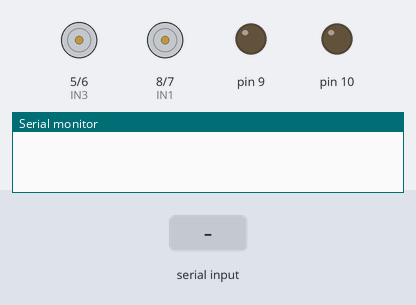
Bench run of a sketch on a simulated Arduino Uno, built with avr-gcc and run on an emulated ATmega328P. On the bench: motor-driver pin pairs drawn as motors (green arrow = first pin HIGH = forward, orange = second pin HIGH = backward, longer = more drive), output pins drawn as LEDs (lit = HIGH), the last lines printed to the serial monitor. The inputs (shaded band) are chosen by the test bench.

Above: at 1.2 s.
1.3 s: "walk" received over Serial
At 2.3 s:
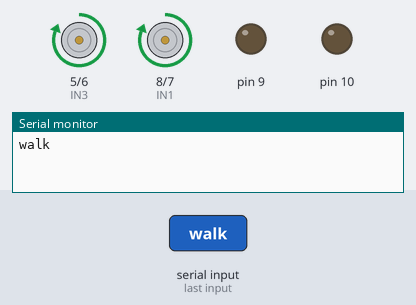
2.8 s: "back" received over Serial
At 3.5 s:
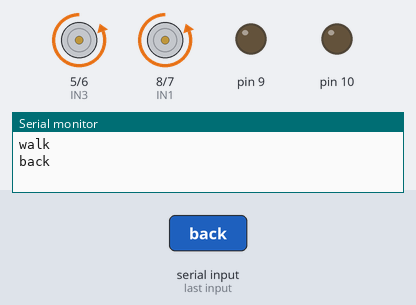
4.3 s: "right" received over Serial
At 5.0 s:
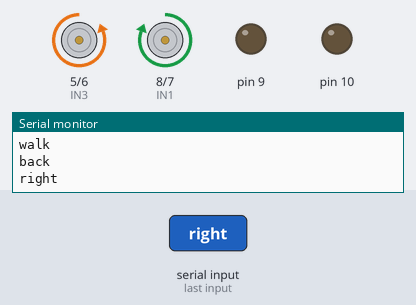
6.8 s: "left" received over Serial
At 7.6 s:
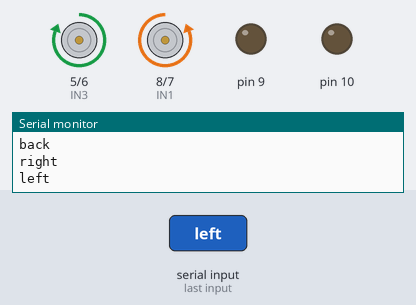
9.3 s: "right180" received over Serial
At 9.9 s:
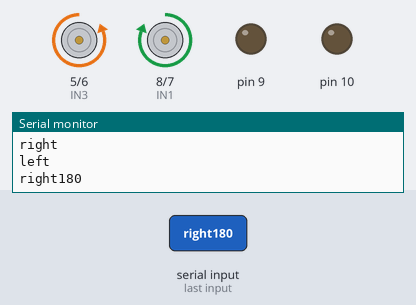
12.3 s: "right360" received over Serial
At 17.5 s:
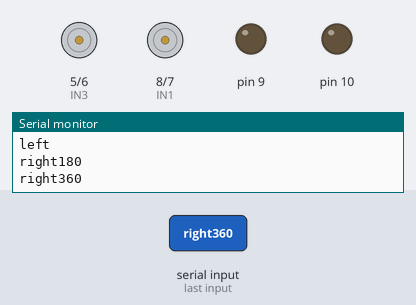
Timing chart, 0 to 17.8 s (numbered marks = the images above; inputs shaded):
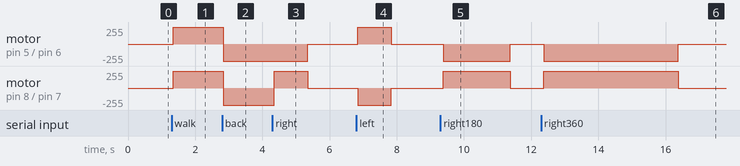

The sketch:

androbot.ino
```cpp
String voice;

int EN1 = 9;
int EN2 = 10;
int IN1 = 8;
int IN2 = 7;
int IN3 = 5;
int IN4 = 6;

void walk()
{
   digitalWrite(IN3,HIGH);
   digitalWrite(IN4,LOW);
   digitalWrite(IN1,HIGH);
   digitalWrite(IN2,LOW);

}

void back()
{
  digitalWrite(IN1,LOW);
  digitalWrite(IN2,HIGH);
  digitalWrite(IN3,LOW);
  digitalWrite(IN4,HIGH);

}


void right()
{
  digitalWrite(IN1,HIGH);
  digitalWrite(IN2,LOW);
  digitalWrite(IN3,LOW);
  digitalWrite(IN4,HIGH);
  delay(1000);
  digitalWrite(IN1,LOW);
  digitalWrite(IN4,LOW);
}

void right180()
{
  digitalWrite(IN1,HIGH);
  digitalWrite(IN2,LOW);
  digitalWrite(IN3,LOW);
  digitalWrite(IN4,HIGH);
  delay(2000);
  digitalWrite(IN1,LOW);
  digitalWrite(IN4,LOW);
}

void right360()
{
  digitalWrite(IN1,HIGH);
  digitalWrite(IN2,LOW);
  digitalWrite(IN3,LOW);
  digitalWrite(IN4,HIGH);
  delay(4000);
  digitalWrite(IN1,LOW);
  digitalWrite(IN4,LOW);
}

void left()
{
  digitalWrite(IN2,HIGH);
  digitalWrite(IN1,LOW);
  digitalWrite(IN4,LOW);
  digitalWrite(IN3,HIGH);
  delay(1000);
  digitalWrite(IN2,LOW);
  digitalWrite(IN3,LOW);
}

void left180()
{
  digitalWrite(IN2,HIGH);
  digitalWrite(IN1,LOW);
  digitalWrite(IN4,LOW);
  digitalWrite(IN3,HIGH);
  delay(2000);
  digitalWrite(IN2,LOW);
  digitalWrite(IN3,LOW);
}
void left360()
{
  digitalWrite(IN2,HIGH);
  digitalWrite(IN1,LOW);
  digitalWrite(IN4,LOW);
  digitalWrite(IN3,HIGH);
  delay(4000);
  digitalWrite(IN2,LOW);
  digitalWrite(IN3,LOW);
}

void allstop()
{

  digitalWrite(IN1,LOW);
  digitalWrite(IN4,LOW);
  digitalWrite(IN2,LOW);
  digitalWrite(IN3,LOW);
}

void setup()
{
  Serial.begin(9600);
  for(int i=5;i<=10;i++)  //For Arduino Motor driver
    pinMode(i, OUTPUT);  //set pin 5,6,7,8,9,10 to output mode
}

void loop()
{
  while (Serial.available())
  {  //Check if there is an available byte to read
  delay(10); //Delay added to make thing stable
  char c = Serial.read(); //Conduct a serial read
  if (c == '#') {break;} //Exit the loop when the # is detected after the word
  voice += c; //Shorthand for voice = voice + c
  }
  if (voice.length() > 0)
  {

    Serial.println(voice);


      if(voice == "walk")//assign the value on pressing which you want the led to blink
         {
             walk();

         }

      else if(voice=="back")//assign the value on pressing which you want the led to blink
         {

                 back();
         }
      else if(voice == "right")//assign the value on pressing which you want the led to blink
         {

                 right();
         }

       else if(voice == "left")//assign the value on pressing which you want the led to blink
         {
             left();
         }
        else if(voice == "right180")//assign the value on pressing which you want the led to blink
         {

                 right180();
         }


         else if(voice == "right360")//assign the value on pressing which you want the led to blink
         {
               right360();

         }

         else if(voice == "left180")//assign the value on pressing which you want the led to blink
         {
           left180();

          }

          else if(voice == "left360")//assign the value on pressing which you want the led to blink
         {
           left360();

          }


      else
        {

                  allstop();
         }
      voice="";
}
}
```

Measured:
- after the input at 1.3 s, motor on pin 5 (IN3) / pin 6 (IN4), motor on pin 8 (IN1) / pin 7 (IN2): stopped → forward 255/255 at once
- after the input at 2.8 s, motor on pin 5 (IN3) / pin 6 (IN4), motor on pin 8 (IN1) / pin 7 (IN2): forward 255/255 → backward 255/255 at once
- after the input at 4.3 s, motor on pin 5 (IN3) / pin 6 (IN4): backward 255/255 → stopped after 1.1 s; motor on pin 8 (IN1) / pin 7 (IN2): backward 255/255 → forward 255/255 after 0.05 s, → stopped 1.0 s later
- after the input at 6.8 s, motor on pin 5 (IN3) / pin 6 (IN4): stopped → forward 255/255 at once, → stopped 1.0 s later; motor on pin 8 (IN1) / pin 7 (IN2): stopped → backward 255/255 at once, → stopped 1.0 s later
- after the input at 9.3 s, motor on pin 5 (IN3) / pin 6 (IN4): stopped → backward 255/255 after 0.08 s, → stopped 2.0 s later; motor on pin 8 (IN1) / pin 7 (IN2): stopped → forward 255/255 after 0.08 s, → stopped 2.0 s later
- after the input at 12.3 s, motor on pin 5 (IN3) / pin 6 (IN4): stopped → backward 255/255 after 0.08 s, → stopped 4.0 s later; motor on pin 8 (IN1) / pin 7 (IN2): stopped → forward 255/255 after 0.08 s, → stopped 4.0 s later
